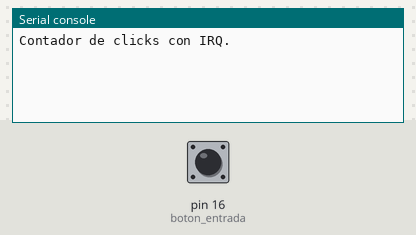
A program run on a simulated MicroPython board. On the bench: the last lines printed to the serial console. The inputs (shaded band) are chosen by the test bench; at power-on: pin 16 (boton_entrada) HIGH.

Above: at 1.2 s.
1.3 s: pin 16 (boton_entrada) pulled LOW for 0.15 s
At 2.4 s:
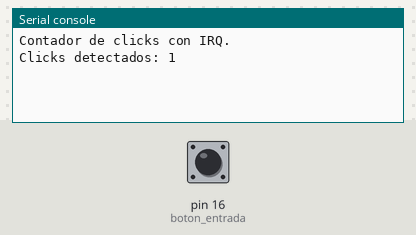
2.9 s: pin 16 (boton_entrada) pulled LOW for 1 s
At 3.7 s:
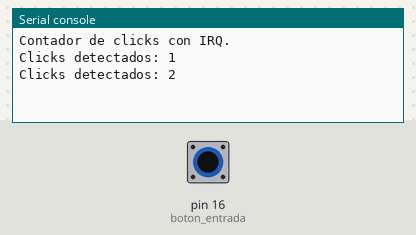
5.4 s: pin 16 (boton_entrada) pulled LOW for 0.15 s
At 6.9 s:
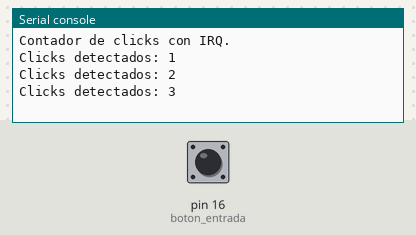

Measured:
- after the input at 1.3 s, the serial console: prints a new line at once (image 1)
- after the input at 2.9 s, the serial console: prints a new line at once (image 2)
- after the input at 5.4 s, the serial console: prints a new line at once (image 3)

The program:

button_irq_counter.py
```python
# =========================================================================
#  DO 01 - Botón con IRQ y contador
#  Sesion 04: Interrupciones y temporizadores
#  Angel Rugerio Jimenez #201720
#
#  5 clics seguidos deben imprimir 1, 2, 3, 4, 5 sin saltos,
#  y un clic sostenido debe contar como un solo evento (debounce).
# =========================================================================
from machine import Pin
from time import ticks_ms, ticks_diff, sleep_ms

sleep_ms(10) # Estabilización inicial de la placa

# Configuración del pin de entrada con resistencia pull-up interna
boton_entrada = Pin(16, Pin.IN, Pin.PULL_UP)
contador_clicks = 0
ultimo_tiempo_ms = 0

DEBOUNCE_MS = 80 # Ventana antirrebote: 80-120 ms es el rango recomendado

# Función de interrupción (IRQ) que se ejecuta al instante de presionar el botón
def detectar_click(pin):
    global contador_clicks, ultimo_tiempo_ms
    ahora = ticks_ms()

    # Debounce (antirrebote): Ignora pulsaciones si pasaron menos de 80ms desde la última
    if ticks_diff(ahora, ultimo_tiempo_ms) > DEBOUNCE_MS:
        contador_clicks += 1
        ultimo_tiempo_ms = ahora

# La interrupción salta en el "flanco de bajada" (IRQ_FALLING), cuando el voltaje cae a 0 al presionar
boton_entrada.irq(trigger = Pin.IRQ_FALLING, handler = detectar_click)

print("Contador de clicks con IRQ.")

# El bucle principal está liberado: solo imprime cuando el contador cambió,
# así la consola muestra la secuencia limpia 1, 2, 3, 4, 5
ultimo_impreso = 0

while True:
    if contador_clicks != ultimo_impreso:
        ultimo_impreso = contador_clicks
        print("Clicks detectados:", ultimo_impreso)

    sleep_ms(20)
```
